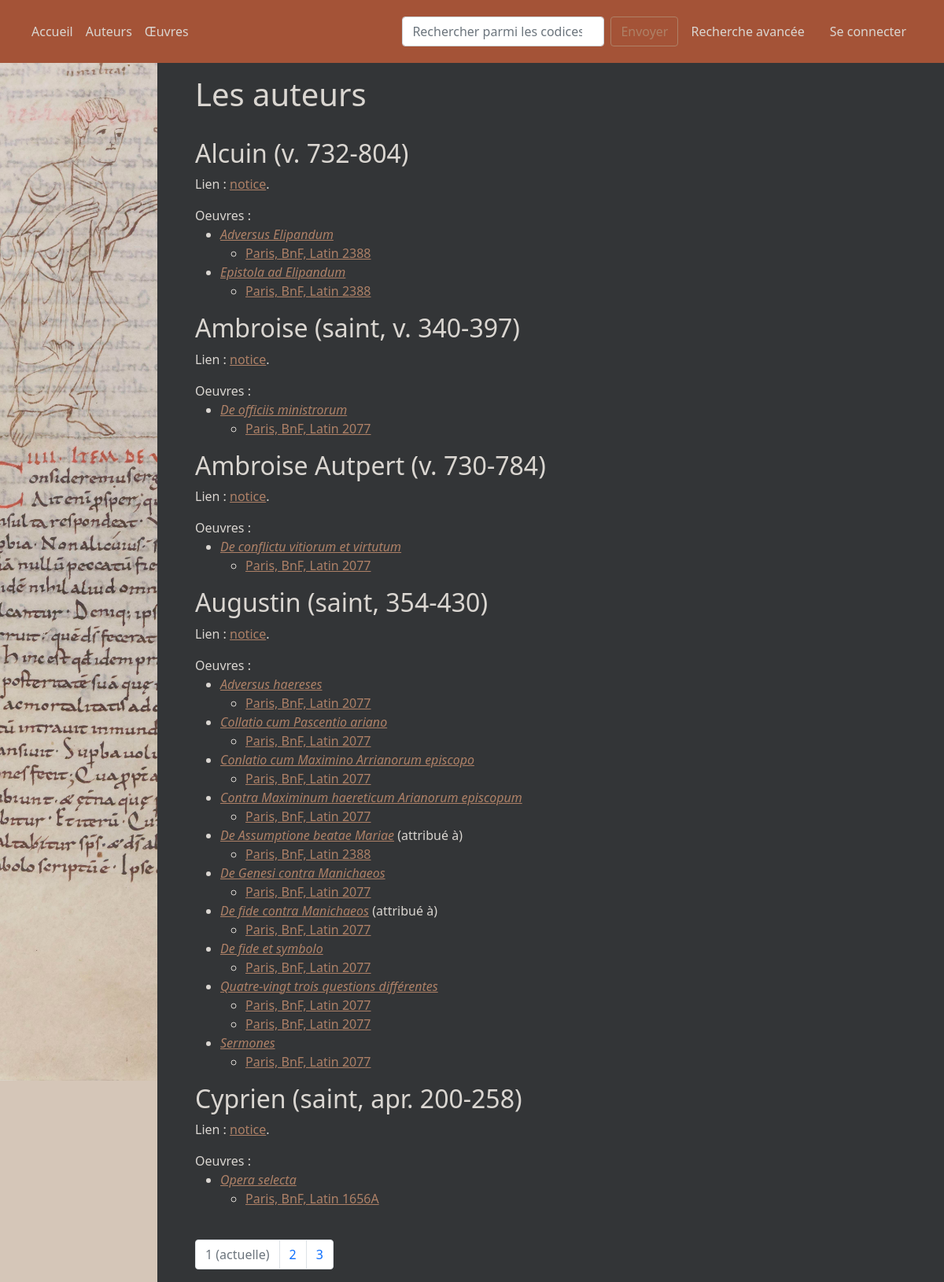
/pages/auteurs, run on the app's committed database.
### app/modeles/classes.py (models this page shows, shortened)
class Personnes(db.Model):
    id = db.Column(db.Integer, primary_key=True)
    nom = db.Column(db.Text, nullable=False)
    data_bnf = db.Column(db.Integer, nullable=True)
    oeuvres_aut = db.relationship("Oeuvres", back_populates="lien_auteur", foreign_keys=Oeuvres.auteur)
    oeuvres_attr = db.relationship("Oeuvres", back_populates="lien_attr", foreign_keys=Oeuvres.attr)

class Oeuvres(db.Model):
    id = db.Column(db.Integer, unique=True, nullable=False, primary_key=True)
    titre = db.Column(db.Text, nullable=False)
    data_bnf = db.Column(db.Integer, nullable=True)
    partie_de = db.Column(db.Boolean, nullable=True)
    auteur = db.Column(db.Integer, db.ForeignKey("personnes.id"))
    lien_auteur = db.relationship("Personnes", back_populates="oeuvres_aut", foreign_keys=auteur)
    attr = db.Column(db.Integer, db.ForeignKey("personnes.id"))
    lien_attr = db.relationship("Personnes", back_populates="oeuvres_attr", foreign_keys=attr)
    contenu_defini_par = db.relationship("Contient", back_populates="a_pour_oeuvre")

### app/routes/routes.py (the view)
@app.route("/pages/auteurs")
def indexAuteurs():
    page = request.args.get('page', 1, type=int)
    classAuteurs = Personnes.query.order_by(Personnes.nom).paginate(page=page, per_page=ROWS_PER_PAGE)
    donneesAuteurs = json.loads(tousAuteursJson())
    return render_template("pages/auteurs.html", auteurs=donneesAuteurs, classAuteurs=classAuteurs)

### app/modeles/traitements.py (called while the page is built)
def codexLabel(code_id):
    cote = Codices.query.get(code_id).cote
    lieu_conservation = Codices.query.get(code_id).lieu_conservation
    if lieu_conservation.label == "Bibliothèque nationale de France":
        lieu_conservation = lieu_conservation.localite + ", BnF"
    else:
        lieu_conservation = lieu_conservation.localite + ", " + lieu_conservation.label
    label = f"{lieu_conservation}, {cote}"
    dico = {
        "codex_id": code_id,
        "label": label
    }
    return dico

def dateLabel(chaine):
    if chaine[0] == "0":
        chaine = chaine[1:]
    if chaine[-1] == "?":
        chaine = "v. " + chaine[:-1]
    elif "." in chaine:
        chaine = "apr. " + chaine.replace(".", "0")
    return chaine

def oeuvreDict(id):
    objetOeuvre = Oeuvres.query.get(id)
    dico = {
        "oeuvre_id": objetOeuvre.id,
        "titre": objetOeuvre.titre,
        "data.bnf": objetOeuvre.data_bnf,
        "partie_de": objetOeuvre.partie_de,
    }
    if objetOeuvre.lien_auteur:
        dico["auteur_id"] = objetOeuvre.lien_auteur.id
        dico["auteur"] = personneLabel(objetOeuvre.lien_auteur.id, "court")
        dico["auteur_ark"] = objetOeuvre.lien_auteur.data_bnf
    else:
        dico["auteur"] = None
    if objetOeuvre.lien_attr:
        dico["attr_id"] = objetOeuvre.lien_attr.id
        dico["attr"] = personneLabel(objetOeuvre.lien_attr.id, "court")
        dico["attr_ark"] = objetOeuvre.lien_attr.data_bnf
    else:
        dico["attr"] = None
    return dico

def conservationDict(codex_id):
    objetCodex = Codices.query.get(codex_id)
    dico = {
        "lieu_id": objetCodex.lieu_conservation.id,
        "localite": objetCodex.lieu_conservation.localite,
        "label": objetCodex.lieu_conservation.label
    }
    return dico

### app/templates/pages/auteurs.html (shortened to what this page needs)
{% extends "conteneur.html" %}
{% block corps %}
    <h1>Les auteurs</h1>
    <br>
    {% for item in classAuteurs.items %}
        {% for auteur in auteurs %}
            {% if item.id == auteur["personne_id"] %}
                <h2>{{ auteur["label"] }}</h2>
                <p>Lien : <a href="{{ url_for("noticePersonne", id=auteur["personne_id"]) }}">notice</a>.</p>
                <head>Oeuvres :</head>
                <ul>
                    {% for oeuvre in auteur["oeuvres"] %}
                        <li><a href="{{ url_for("noticeOeuvre", id=oeuvre["oeuvre_id"]) }}">
                            <i>{{ oeuvre["titre"] }}</i></a>
                            {% if oeuvre["relation"] == "a pour attribution" %}
                                <span> (attribué à)</span>
                            {% endif %}
                            <ul>
                                {% for codex in oeuvre["contenue_dans"] %}
                                    <li><a href="{{ url_for('notice_codex', num=codex["codex_id"])}}">{{codex["label"]}}</a></li>
                                {% endfor %}
                            </ul>
                        </li>
                    {% endfor %}
                </ul>
            {% endif %}
        {% endfor %}
    {% endfor %}
    <br>
    <nav aria-label="research-pagination">
        <ul class="pagination">
            {% for page in classAuteurs.iter_pages() %}
                {% if page %}
                    {% if page != classAuteurs.page %}
                        <li class="page-item">
                            <a class="page-link" href="{{ url_for("indexAuteurs", page=page) }}">{{page}}</a>
                        </li>
                    {% else %}
                        <li class="page-item active disabled">
                            <a class="page-link">{{page}} <span class="sr-only">(actuelle)</span></a>
                        </li>
                    {% endif %}
                {% else %}
                    <li class="page-item disabled">
                        <a class="page-link">...</a>
                    </li>
                {% endif %}
            {%- endfor %}
        </ul>
    </nav>
{% endblock %}

### app/static/css/moissac1.css (style rules this page uses)
body { font-family: system-ui, -apple-system, "Segoe UI", Roboto, "Helvetica Neue", Arial, "Noto Sans", "Liberation Sans", sans-serif, "Apple Color Emoji", "Segoe UI Emoji", "Segoe UI Symbol", "Noto Color Emoji"; }
a { color: #ae8167; }

### data on the page
Personnes: label "Alcuin (v. 732-804)"
Oeuvres: titre "Adversus Elipandum", label "Paris, BnF, Latin 2388"
Oeuvres: titre "Epistola ad Elipandum", label "Paris, BnF, Latin 2388"
Personnes: label "Ambroise (saint, v. 340-397)"
Oeuvres: titre "De officiis ministrorum", label "Paris, BnF, Latin 2077"
Personnes: label "Ambroise Autpert (v. 730-784)"
Oeuvres: titre "De conflictu vitiorum et virtutum", label "Paris, BnF, Latin 2077"
Personnes: label "Augustin (saint, 354-430)", titre "Sermones", label "Paris, BnF, Latin 2077"
Oeuvres: titre "Adversus haereses", label "Paris, BnF, Latin 2077"
Oeuvres: titre "Collatio cum Pascentio ariano", label "Paris, BnF, Latin 2077"
Oeuvres: titre "Conlatio cum Maximino Arrianorum episcopo", label "Paris, BnF, Latin 2077"
Oeuvres: titre "Contra Maximinum haereticum Arianorum episcopum", label "Paris, BnF, Latin 2077"
Oeuvres: titre "De Assumptione beatae Mariae", shows "(attribué à)", label "Paris, BnF, Latin 2388"
Oeuvres: titre "De Genesi contra Manichaeos", label "Paris, BnF, Latin 2077"
Oeuvres: titre "De fide contra Manichaeos", shows "(attribué à)", label "Paris, BnF, Latin 2077"
Oeuvres: titre "De fide et symbolo", label "Paris, BnF, Latin 2077"
Oeuvres: titre "Quatre-vingt trois questions différentes", label "Paris, BnF, Latin 2077" "Paris, BnF, Latin 2077"
Personnes: label "Cyprien (saint, apr. 200-258)"
Oeuvres: titre "Opera selecta", label "Paris, BnF, Latin 1656A"

### other printed values
{{ page }} "1"
{{ page }} "2" "3"
